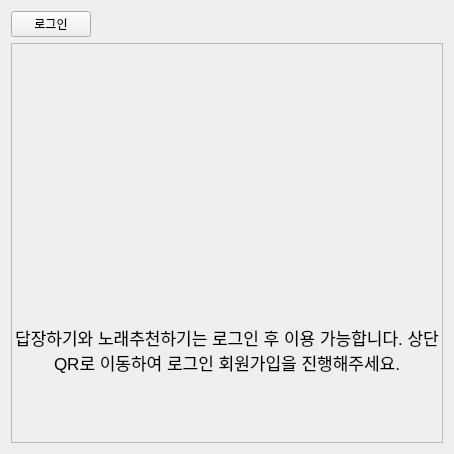
            <widget class="QWidget" name="page_login">
             <layout class="QVBoxLayout" name="verticalLayout_35">
              <item alignment="Qt::AlignLeft">
               <widget class="QPushButton" name="pushButton_24">
                <property name="text">
                 <string>로그인</string>
                </property>
               </widget>
              </item>
              <item>
               <widget class="QFrame" name="frame_62">
                <property name="minimumSize">
                 <size>
                  <width>0</width>
                  <height>400</height>
                 </size>
                </property>
                <property name="frameShape">
                 <enum>QFrame::StyledPanel</enum>
                </property>
                <property name="frameShadow">
                 <enum>QFrame::Raised</enum>
                </property>
                <layout class="QVBoxLayout" name="verticalLayout_36">
                 <property name="spacing">
                  <number>0</number>
                 </property>
                 <property name="leftMargin">
                  <number>0</number>
                 </property>
                 <property name="topMargin">
                  <number>30</number>
                 </property>
                 <property name="rightMargin">
                  <number>0</number>
                 </property>
                 <property name="bottomMargin">
                  <number>0</number>
                 </property>
                 <item alignment="Qt::AlignHCenter">
                  <widget class="QLabel" name="label_25">
                   <property name="maximumSize">
                    <size>
                     <width>16777215</width>
                     <height>300</height>
                    </size>
                   </property>
                   <property name="font">
                    <font>
                     <pointsize>28</pointsize>
                    </font>
                   </property>
                   <property name="text">
                    <string/>
                   </property>
                   <property name="pixmap">
                    <pixmap>../../../Users/snghs/PycharmProjects/audiro/venv/qr.png</pixmap>
                   </property>
                  </widget>
                 </item>
                 <item alignment="Qt::AlignHCenter">
                  <widget class="QLabel" name="label_26">
                   <property name="minimumSize">
                    <size>
                     <width>430</width>
                     <height>0</height>
                    </size>
                   </property>
                   <property name="font">
                    <font>
                     <pointsize>13</pointsize>
                    </font>
                   </property>
                   <property name="text">
                    <string>답장하기와 노래추천하기는 로그인 후 이용 가능합니다. 상단 QR로 이동하여 로그인 회원가입을 진행해주세요.</string>
                   </property>
                   <property name="alignment">
                    <set>Qt::AlignCenter</set>
                   </property>
                   <property name="wordWrap">
                    <bool>true</bool>
                   </property>
                  </widget>
                 </item>
                </layout>
               </widget>
              </item>
             </layout>
            </widget>
